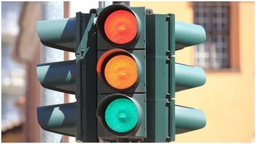
#> input picture input images/traffic.jpg, 256 x 144 px, shrunk from 800 x 450 before the run, found by its file name
$ python segmentation.py
#> lines starting #> are read from the running program, lines starting #| are printed output that depends on the picture
import numpy as np
from random import randint
import cv2

class Segmentation:
    def __init__(self, path, k):
#> called with path = 'traffic.jpg', k = 8
        super().__init__()
        try:
            self.image = cv2.imread(path)
#> self.image is the input picture: shape (144, 256, 3); mean B, G, R 127.4, 141.4, 145.4
            if len(self.image) != 0:
                self.shape = self.image.shape
#> self.shape = (144, 256, 3)
                self.image = cv2.resize(self.image, (int(0.3 * self.image.shape[1]), int(0.3 * self.image.shape[0])))
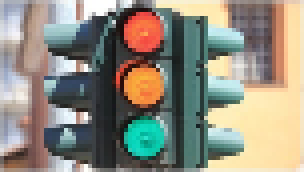
#> self.image: shape (43, 76, 3) (shown 4 times larger); mean B, G, R 126.6, 140.5, 144.5
                self.centers = []
                for i in range(k):
                    self.centers.append(self.image[randint(0, self.image.shape[0] - 1), randint(0, self.image.shape[1] - 1)])
#> after the loop, self.centers = [[103, 107, 65], [24, 26, 34], [171, 231, 254], [82, 138, 237], [47, 49, 37], [38, 38, 38], [145, 139, 119], [135, 127, 120]]
                self.clusters = {}
                for i in range(0, k):
                    self.clusters[str(i + 1)] = []
            else:
                exit()
        except TypeError:
            print("Image file not found. Exiting...")
            exit()
    def k_means(self):
        m = [np.array([0, 0, 0], dtype=np.uint8)] * len(self.centers)
#> m = [[0, 0, 0], [0, 0, 0], [0, 0, 0], [0, 0, 0], [0, 0, 0], [0, 0, 0], [0, 0, 0], [0, 0, 0]]
        while all([np.allclose(x, y) for x, y in zip(m, self.centers)]) == False:
            print("Epoching...")
            self.cluster_clear()
            for i in range(self.image.shape[0]):
                for j in range(self.image.shape[1]):
                    distances = []; count = 0
                    for k in self.centers:
                        distances.append([np.linalg.norm(self.image[i, j] - k), str(count + 1)])
                        self.clusters[sorted(distances)[0][1]].append([i, j])
                        count += 1
            m[:] = self.centers[:]
            self.optimize()
#> this loop made 16 passes
#> (printed output is left out)
#> after the loop, m = [[153, 166, 169], [69, 69, 63], [87, 117, 191], [189, 227, 243], [125, 131, 84], [38, 39, 38], [226, 222, 209], [67, 123, 244]]
        print("Done!!!")
        colors = []
        for i in self.centers:
            colors.append(i)
#> this loop made 8 passes
#> after the loop, colors has the same summary as m
        for i in self.clusters:
            for j in self.clusters[i]:
                self.image[j[0]][j[1]] = colors[int(i) - 1]
#> this loop made 8 passes
#> i on passes 1 to 8: '1', '2', '3', '4', '5', '6', '7', '8'
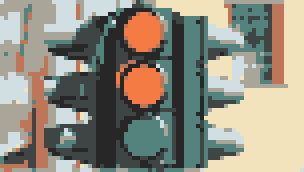
#> self.image: shape (43, 76, 3) (shown 4 times larger); mean B, G, R 126.5, 140.6, 143.8
        self.image = cv2.resize(self.image, (int(0.8 * self.shape[1]), int(0.8 * self.shape[0])))
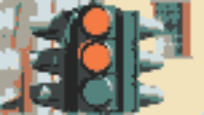
#> self.image: shape (115, 204, 3); mean B, G, R 126.5, 140.6, 143.8
    def optimize(self):
        for i in self.clusters:
            sum_array = np.array([0, 0, 0], dtype=np.int64)
            for j in self.clusters[i]:
                sum_array += self.image[j[0], j[1]]
            self.centers.pop(0)
            sum_array = sum_array/len(self.clusters[i])
            self.centers.append(sum_array.astype(np.int64))
        print(self.centers)
    def cluster_clear(self):
        for i in self.clusters:
            self.clusters[i] = []

seg = Segmentation("traffic.jpg", 8)
seg.k_means()
cv2.imshow("Image", seg.image)
cv2.imwrite("Saves/k=8.jpg", seg.image)
cv2.waitKey(0)
